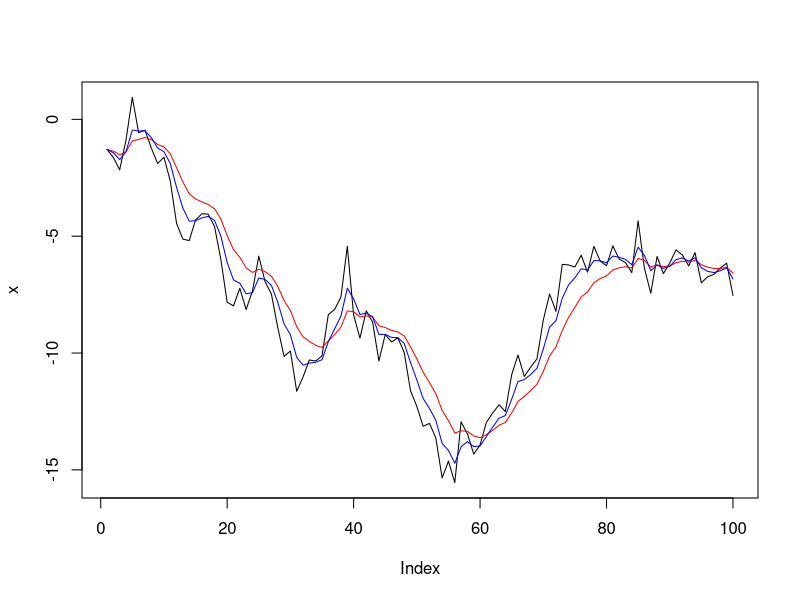

This chart was generated by the following R code:
## ---- chunk 1
knitr::opts_chunk$set(echo = TRUE, collapse = TRUE)
## ---- chunk 2
set.seed(30)
## ---- chunk 3
exps <- function(x, alpha) {
  Reduce(function(s, x_) alpha*x_ + (1-alpha)*s, x, accumulate=TRUE)
}

x <- cumsum(rnorm(100))

plot(x, type='l')
lines(exps(x, alpha=.2), col='red')
lines(exps(x, alpha=.4), col='blue')
## ---- chunk 4
x <- c(1, 2, 4, 0, -1, 3, 0, 1, 1, 1)

Reduce(function(s, x_) (s + x_)*(x_ != 0), x, accumulate=TRUE)
## ---- chunk 5
cummean <- function(x) {
  n <- 0
  Reduce(function(s, x_) {n <<- n + 1; n/(n + 1) * s + x_/(n + 1)}, x, accumulate=TRUE)
}

(x <- round(rnorm(15), 2))
round(cummean(x), 2)
## ---- chunk 6
x <- rep(NA_integer_, 14)
x[sample(length(x), 5)] <- 1:5
x

Reduce(function(s, x_) if (is.na(x_)) s else x_, x, accumulate=TRUE)
## ---- chunk 7
(A <- sample(c(-1,0,1), size=14, replace=TRUE))

Reduce(function(s, a_) as.integer(s + a_ > 0), A, init=1L, accumulate=TRUE)
## ---- chunk 8
A1 <- rnorm(10)
A2 <- rnorm(10)

Reduce(function(s, a) a[1] * s + a[2], Map(c, A1, A2), init=1L, accumulate=TRUE)

# or:
# Reduce(function(s, a) rnorm(1) * s + rnorm(1), seq_len(10), init=1L, accumulate=TRUE)
## ---- chunk 9
x <- rep(0, 14)
x[sample(length(x), 5)] <- 1
x

(counter <- Reduce(function(s, x_) min(3, max(s-1, 0) + x_), 3*x, accumulate=TRUE))

sign(counter)
